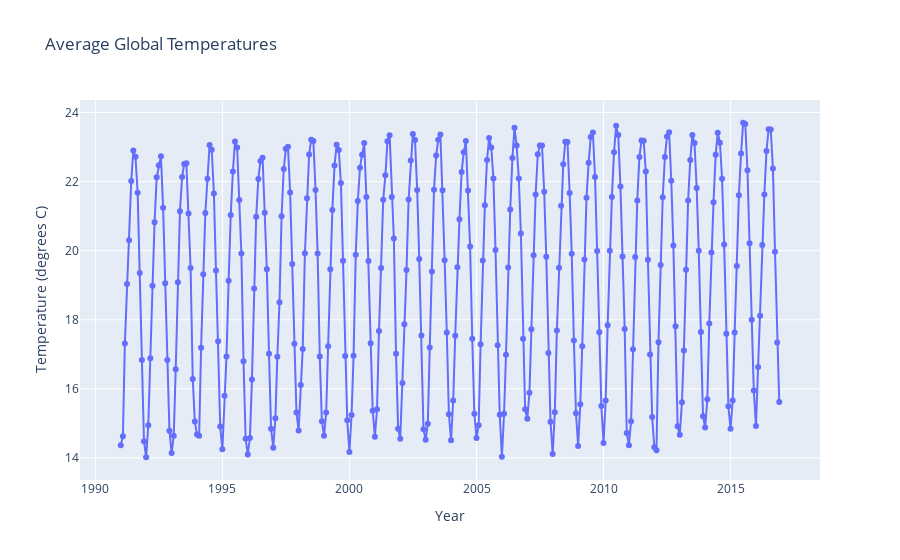

Source (notebook cell):
### Code cell
import numpy as np
np.random.seed(1)
import plotly.graph_objects as go
fig = go.Figure()
fig.add_trace(go.Scatter(x=mean_df2['Month 2'], y=mean_df2['Temperature'],
                    mode='lines+markers',
                    name='lines+markers'))

fig.update_layout(title='Average Global Temperatures',
                   xaxis_title='Year',
                   yaxis_title='Temperature (degrees C)')

### Figure 1 — Plotly figure (JSON) as saved in the notebook; plotly's stock layout.template omitted (floating-point values rounded to 4 significant figures; data arrays with more than 128 entries replaced by an {"elided": "..."} marker saying what was removed)
{"data": [{"mode": "lines+markers", "name": "lines+markers", "type": "scatter", "x": {"elided": "312 str values"}, "y": {"elided": "312 float values"}}], "layout": {"title": {"text": "Average Global Temperatures"}, "xaxis": {"title": {"text": "Year"}}, "yaxis": {"title": {"text": "Temperature (degrees C)"}}}}
